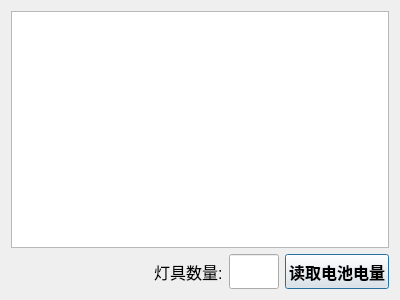
<?xml version="1.0" encoding="UTF-8"?>
<ui version="4.0">
 <class>dlgDevices</class>
 <widget class="QDialog" name="dlgDevices">
  <property name="geometry">
   <rect>
    <x>0</x>
    <y>0</y>
    <width>400</width>
    <height>300</height>
   </rect>
  </property>
  <property name="font">
   <font>
    <pointsize>12</pointsize>
   </font>
  </property>
  <property name="windowTitle">
   <string>Dialog</string>
  </property>
  <layout class="QVBoxLayout" name="verticalLayout">
   <item>
    <widget class="CTableView" name="tableView">
     <property name="font">
      <font>
       <pointsize>12</pointsize>
      </font>
     </property>
     <property name="styleSheet">
      <string notr="true"/>
     </property>
    </widget>
   </item>
   <item>
    <layout class="QHBoxLayout" name="horizontalLayout">
     <item>
      <spacer name="horizontalSpacer">
       <property name="orientation">
        <enum>Qt::Horizontal</enum>
       </property>
       <property name="sizeHint" stdset="0">
        <size>
         <width>40</width>
         <height>20</height>
        </size>
       </property>
      </spacer>
     </item>
     <item>
      <widget class="QLabel" name="label">
       <property name="minimumSize">
        <size>
         <width>0</width>
         <height>35</height>
        </size>
       </property>
       <property name="maximumSize">
        <size>
         <width>70</width>
         <height>35</height>
        </size>
       </property>
       <property name="font">
        <font>
         <pointsize>12</pointsize>
        </font>
       </property>
       <property name="text">
        <string>灯具数量:</string>
       </property>
      </widget>
     </item>
     <item>
      <widget class="QLineEdit" name="lineEdit">
       <property name="minimumSize">
        <size>
         <width>50</width>
         <height>35</height>
        </size>
       </property>
       <property name="maximumSize">
        <size>
         <width>50</width>
         <height>35</height>
        </size>
       </property>
       <property name="font">
        <font>
         <pointsize>12</pointsize>
        </font>
       </property>
       <property name="readOnly">
        <bool>true</bool>
       </property>
      </widget>
     </item>
     <item>
      <widget class="QPushButton" name="ReadBatteryStatus_Button">
       <property name="minimumSize">
        <size>
         <width>0</width>
         <height>35</height>
        </size>
       </property>
       <property name="maximumSize">
        <size>
         <width>16777215</width>
         <height>35</height>
        </size>
       </property>
       <property name="font">
        <font>
         <pointsize>12</pointsize>
         <weight>75</weight>
         <italic>false</italic>
         <bold>true</bold>
        </font>
       </property>
       <property name="styleSheet">
        <string notr="true"/>
       </property>
       <property name="text">
        <string>读取电池电量</string>
       </property>
      </widget>
     </item>
    </layout>
   </item>
  </layout>
 </widget>
 <customwidgets>
  <customwidget>
   <class>CTableView</class>
   <extends>QTableView</extends>
   <header location="global">view/ctableview.h</header>
  </customwidget>
 </customwidgets>
 <resources/>
 <connections/>
</ui>
